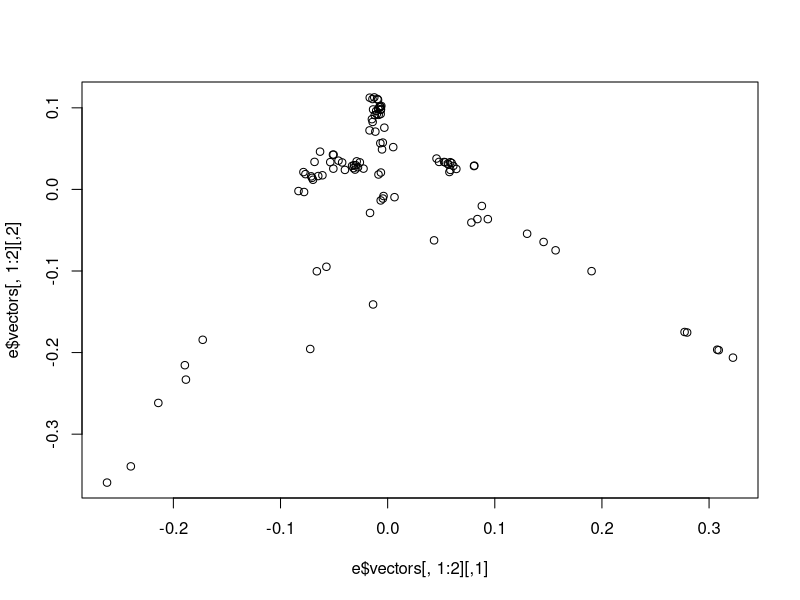
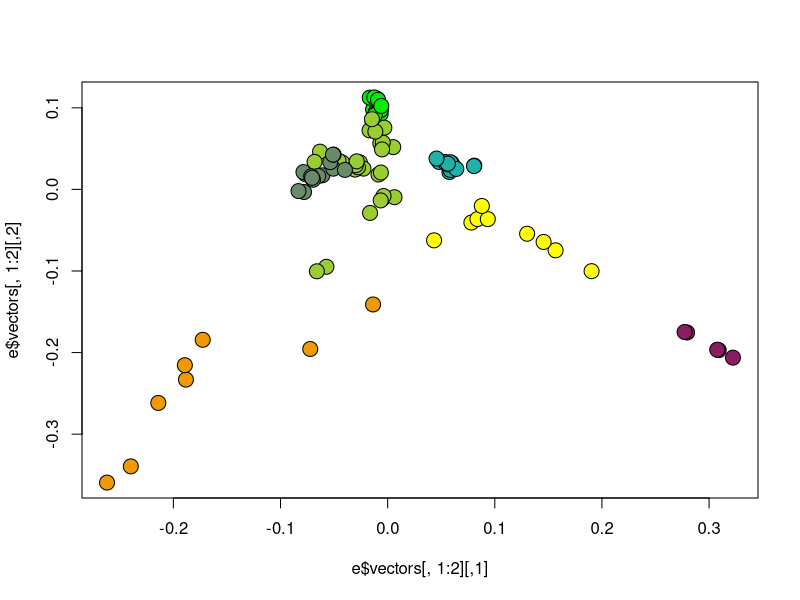

Reproduce these figures in R, in order.
#Read on cov file from PCAngsd output
cov<-as.matrix(read.table("output_Dec29_Asianwolf.txt.cov.txt"))

#Get eigenvalues and eigenvectors
e<-eigen(cov)
plot(e$vectors[,1:2])

e$values/sum(e$values)

#read in the sample list data
names<-read.csv("PCA_names3.csv", header=TRUE)

#remake the plot with the colors we want
pdf('Jan12_PCA.pdf', width=6, height=5)
plot(e$vectors[,1:2], pch=21, col="black", cex=2, bg=names$color)
dev.off()


#addtext
text(e$vectors[,1:2],
     labels = row.names(cov),
     cex = 0.6, pos = 4, col = "red")
text(e$vectors[,1:2],
     labels = row.names(names$Population),
     cex = 0.6, pos = 4, col = "red")
